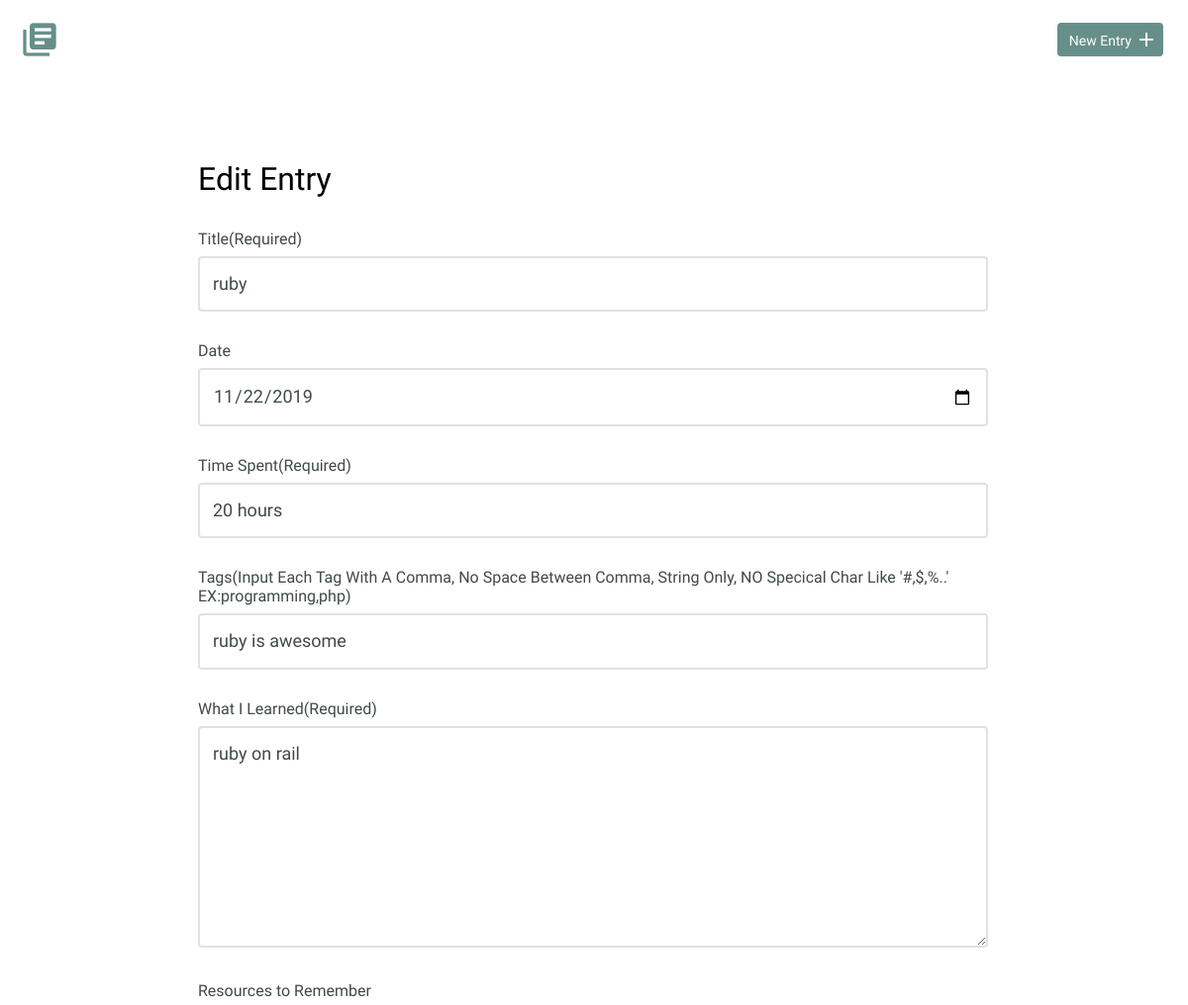
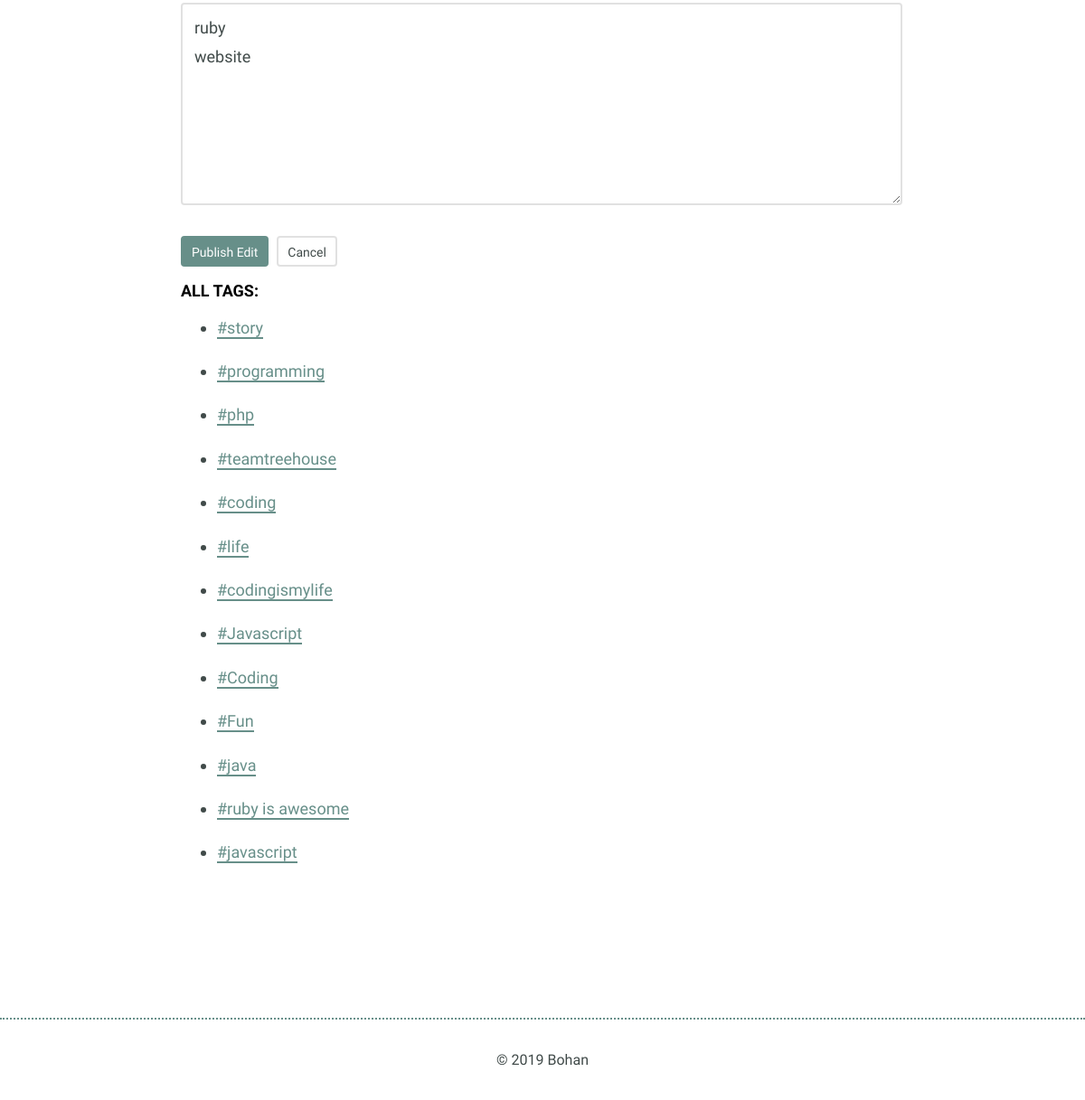
Screenshot of /edit.php?id=8 with the database file from the repository (2 pictures, top to bottom).
### tables this page shows
CREATE TABLE "entries_tags" (
	"id"	INTEGER PRIMARY KEY AUTOINCREMENT,
	"tag_id"	INTEGER,
	"entry_id"	INTEGER,
	FOREIGN KEY("entry_id") REFERENCES "entries"("id"),
	FOREIGN KEY("tag_id") REFERENCES "tags"("id")
);

CREATE TABLE "entries" (
	`id`	INTEGER,
	`title`	TEXT,
	`date`	TEXT,
	`time_spent`	INTEGER,
	`learned`	BLOB,
	`resources`	BLOB,
	PRIMARY KEY(`id`)
);

### inc/db_fetch_detail.php (called while the page is built, shortened)
<?php
    function db_fetch_detail_with_tags(){
        try{
            include('db_connection.php');
            $id = filter_input(INPUT_GET, 'id', FILTER_SANITIZE_NUMBER_INT);
            $sql = "
                SELECT * FROM entries
                JOIN entries_tags ON entries.id = entry_id
                JOIN tags ON tags.id = tag_id
                WHERE entries_tags.entry_id = ? LIMIT 1;
            ";
            $pdo = $db->prepare($sql);
            $pdo->bindValue(1, $id, PDO::PARAM_INT);
            $pdo->execute();
            $results = $pdo->fetch(PDO::FETCH_ASSOC);
            return $results;
        }catch(Exception $e){
            echo $e->getMessage();
        }
    }
    function db_fetch_detail_get_tags(){
        try{
            include('db_connection.php');
            $id = filter_input(INPUT_GET, 'id', FILTER_SANITIZE_NUMBER_INT);
            $sql = "
                SELECT tag_name FROM entries
                JOIN entries_tags ON entries.id = entry_id
                JOIN tags ON tags.id = tag_id
                WHERE entries_tags.entry_id = ? ;
            ";
            $pdo = $db->prepare($sql);
            $pdo->bindValue(1, $id, PDO::PARAM_INT);
            $pdo->execute();
            $results = $pdo->fetchAll(PDO::FETCH_ASSOC);
            return $results;
        }catch(Exception $e){
            echo $e->getMessage();
        }
    }
?>

### inc/db_fetch.php (called while the page is built, shortened)
<?php
    function db_fetch_tags(){
        try{
            include('db_connection.php');
            $sql = "SELECT DISTINCT `tag_name` FROM `tags`";
            $pdo = $db->prepare($sql);
            $pdo->execute();
            $results = $pdo->fetchAll(PDO::FETCH_ASSOC);
            return $results;
        }catch(Exception $e){
            echo $e->getMessage();
        }
    }
?>

### edit.php (the view, shortened to what this page needs)
<!DOCTYPE html>
<html>
    <head>
        <link rel="stylesheet" href="css/normalize.css">
        <link rel="stylesheet" href="css/site.css?version=51">
    </head>
    <body>
        <?php
            include("header.php");
            include('inc/db_fetch.php');
            $tags_all = db_fetch_tags();
        ?>
        <section>
            <div class="container">
                <div class="edit-entry">
                    <h2>Edit Entry</h2>
                    <?php
                        include('inc/db_fetch_detail.php');
                        $result_with_tags = db_fetch_detail_with_tags();
                        $result_get_tags =  db_fetch_detail_get_tags();
                        if(!empty($result_with_tags)){
                            foreach($result_get_tags as $value){
                                $tags[] =  $value['tag_name'];
                            }
                            $tags_string = implode(",", $tags);
                            echo "
                            <form action='inc/db_edit.php?id=$result_with_tags[entry_id]' method='post'>
                                <label for='title'>Title(Required)</label>
                                <input id='title' type='text' name='title' value='$result_with_tags[title]'><br>
                                <label for='date'>Date</label>
                                <input id='date' type='date' name='date' value='$result_with_tags[date]'><br>
                                <label for='time-spent'>Time Spent(Required)</label>
                                <input id='time-spent' type='text' name='timeSpent' value='$result_with_tags[time_spent]'><br>
                                <label for='tags'>Tags(Input Each Tag With A Comma, No Space Between Comma, String Only, NO Specical Char Like '#,$,%..' EX:programming,php)</label>
                                <input id='tags' type='text' name='tags' value='$tags_string'><br>
                                <label for='what-i-learned'>What I Learned(Required)</label>
                                <textarea id='what-i-learned' rows='5' name='whatILearned'>$result_with_tags[learned]</textarea>
                                <label for='resources-to-remember'>Resources to Remember</label>
                                <textarea id='resources-to-remember' rows='5' name='ResourcesToRemember'>$result_with_tags[resources]</textarea>
                                <input type='submit' value='Publish Edit' class='button'>
                                <a href='index.php' class='button button-secondary'>Cancel</a>
                            </form>
                        ";
                        }
                        echo "<h3>All Tags:</h3>";
                        foreach($tags_all  as $tag){
                            if(!empty($tag['tag_name'])){
                                echo  "<ul>"
                                        ."<li><a href='filtered.php?filter=$tag[tag_name]'>#$tag[tag_name]</a></li>"
                                    ."</ul>";
                            }
                         }
                    ?>
                </div>
            </div>
        </section>
        <?php
            include("footer.php");
        ?>
    </body>
</html>

### css/site.css (style rules this page uses)
body { font-size: 16px; color: #404a49; font-family: 'Cousine', serif; font-weight: 400; }
.container { margin: 0 auto; padding: 0 25px; }
.button { padding: 8px 10px 6px 10px; background: #678f89; border: 2px solid #678f89; border-radius: 4px; text-decoration: none; color: #FFF; position: relative; text-align: center; font-size: 14px; }
.button.button-secondary { background: #FFF; border: 2px solid #e1e1e1; color: #404a49; }
h1, h2, h3 { margin: 0; font-weight: 400; line-height: 1em; color: #000; }
h2 { font-size: 32px; }
h3 { font-size: 18px; font-family: 'Work Sans', serif; font-weight: 600; text-transform: uppercase; }
ul li { line-height: 1.8em; font-size: 18px; }
ul li a { border-bottom: 2px solid #678f89; line-height: 1.8em; color: #678f89; text-decoration: none; }
.entry-list, .edit-entry, .new-entry { max-width: 800px; margin: 0 auto; padding: 70px 0 150px 0; }
.edit-entry h2, .new-entry h2 { margin-bottom: 35px; }
form label { display: block; margin-bottom: 8px; }
form input[type=text], form input[type=password], form input[type=date], form textarea { border: 2px solid #e1e1e1; font-size: 18px; line-height: 1.8em; padding:10px 13px; margin-bottom: 30px; border-radius: 4px; width: calc(100% - 32px); }
.edit-entry form textarea, .new-entry form textarea { min-height: 200px; }
input[type=submit] { margin-right: 5px; }

### rows the page displays
entries_tags: title "ruby", date "11/22/2019", timeSpent "20 hours", whatILearned "ruby on rail", ResourcesToRemember "ruby website"

### other values shown
$tag[tag_name] "story"
$tag[tag_name] "programming"
$tag[tag_name] "php"
$tag[tag_name] "teamtreehouse"
$tag[tag_name] "coding"
$tag[tag_name] "life"
$tag[tag_name] "codingismylife"
$tag[tag_name] "Javascript"
$tag[tag_name] "Coding"
$tag[tag_name] "Fun"
$tag[tag_name] "java"
$tag[tag_name] "ruby is awesome"
$tag[tag_name] "javascript"
